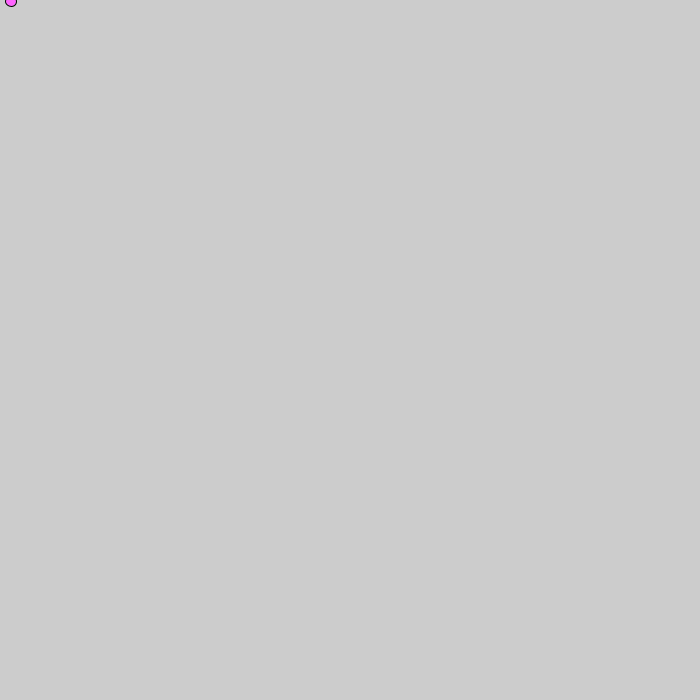
Frame 1 (no input)
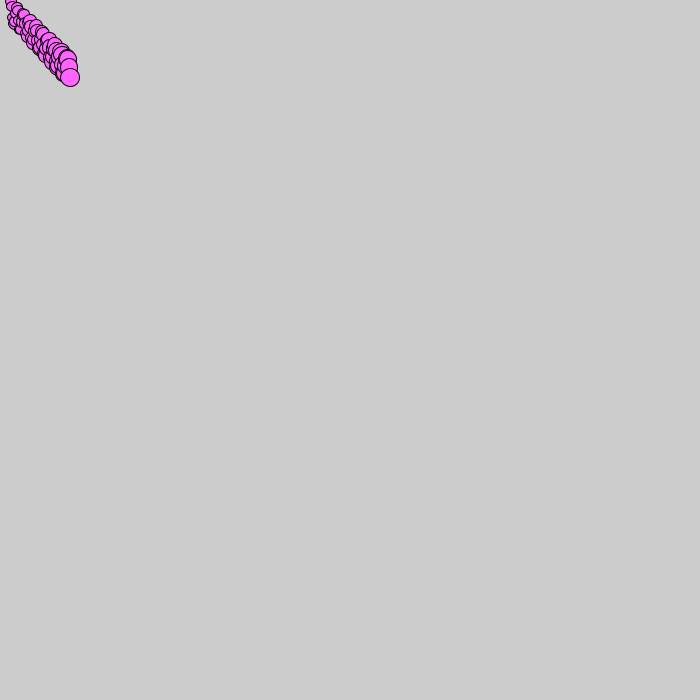
Frame 60 (the mouse pressed at the canvas centre just before this capture)
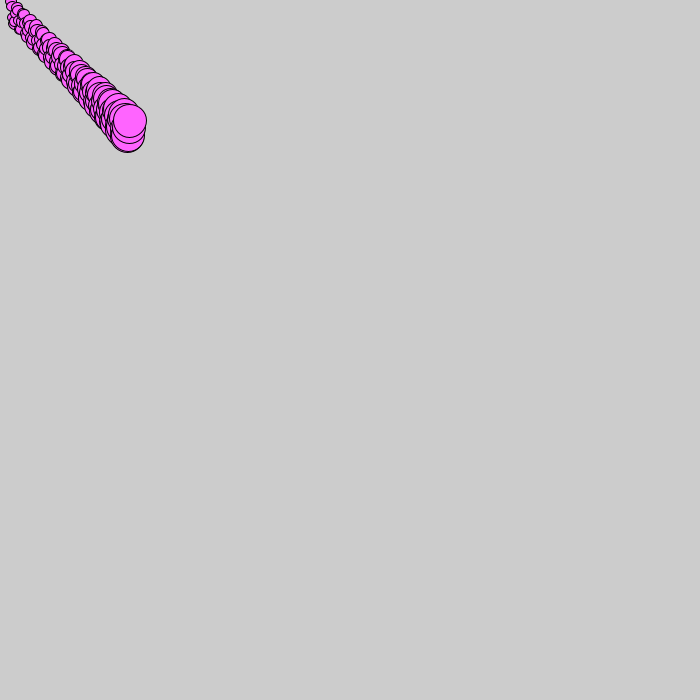
Frame 120 (the mouse held since frame 60 and released just before this capture)

The Processing sketch that drew these frames (run headless with seeded random() and noise(); from frame 60 on, the mouse is pressed at the canvas centre):

// Processing sketch: opgave_1_creature_walk
// ── opgave_1_creature_walk.pde
float x = 10, y = 10;
float storelse = 10;

void setup () { //køre 1 gang ved start
  // {} kode scope 

  size (700, 700); //ramme
}


void draw () { //køre 30 gange per sek
  x=x+1;
  y=y+1;
  storelse=storelse*1.01;
  clear();
  fill(400,100,300);
  ellipse (x, y+10*sin(y), storelse, storelse);
  
}
